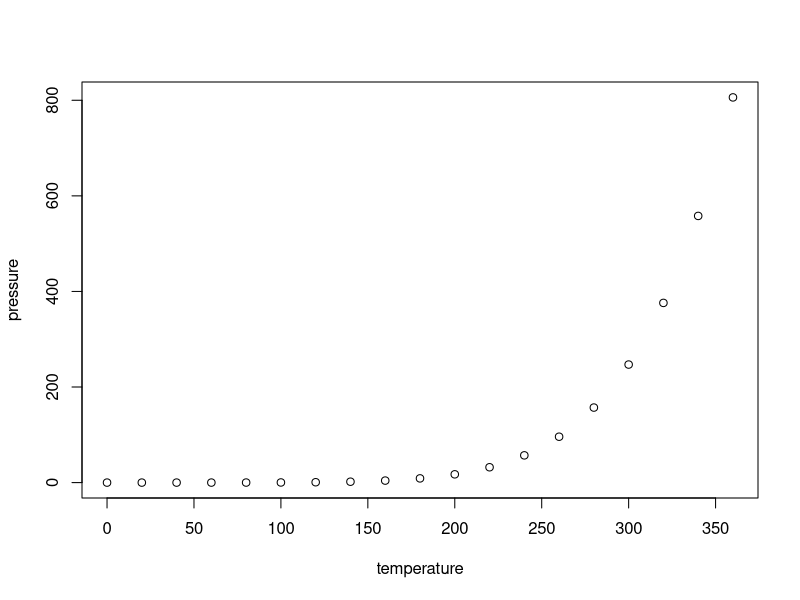
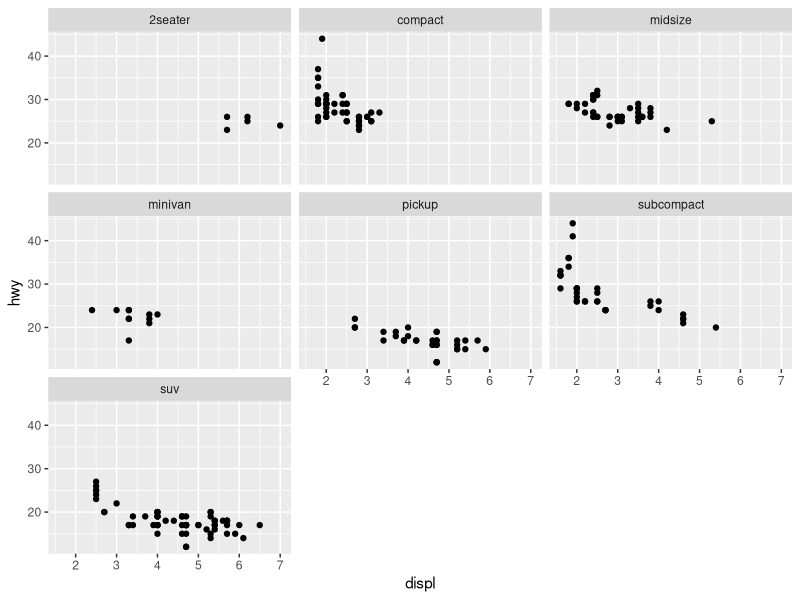

Reproduce these figures in R, in order.
## ---- chunk 1
knitr::opts_chunk$set(echo = TRUE)
library(tidyverse)
## ---- chunk 2
glimpse(midwest)
## ---- chunk 3
# inserisci il codice qui
# il cancelletto "#" serve per commentare 
# (non viene eseguito)
## ---- chunk 4
plot(pressure)
## ---- chunk 5
#inserisci qui la tua soluzione
## ---- chunk 6
#inserisci qui la tua soluzione
## ---- chunk 7
#inserisci qui la tua soluzione
## ---- chunk 8

## ---- chunk 9

## ---- chunk 10

## ---- chunk 11

## ---- chunk 12

## ---- chunk 13
# inserisci qui il codice per il grafico che risponde alla domanda
## ---- chunk 14
ggplot (data = mpg) +
  geom_point (mapping = aes (x = displ, y = hwy)) +
  facet_wrap (~ class)
